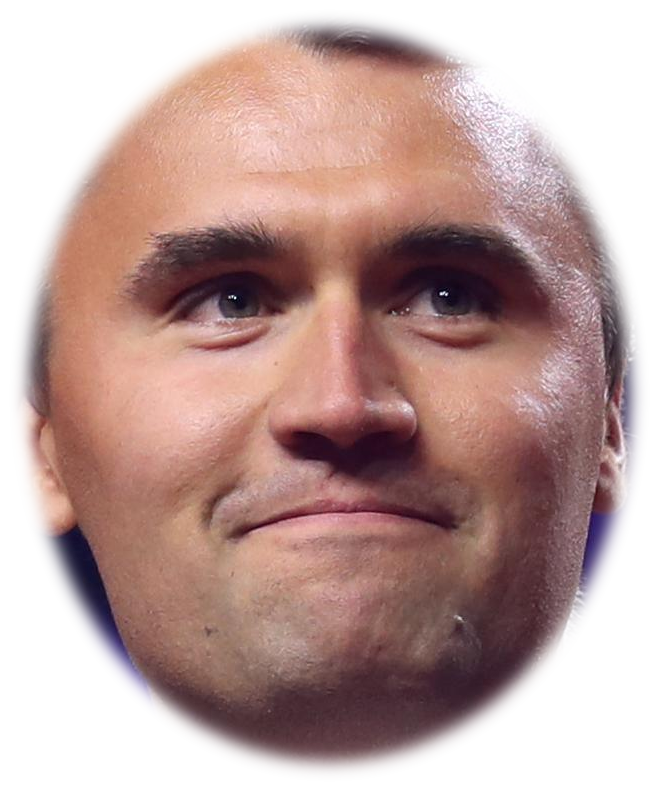
#> input picture studio/assets/charlie_kirk.png, 658 x 790 px; its folder holds only this picture in this run
$ python -i kirkify.py   (imports and definitions only)
#> lines starting #> are read from the running program, lines starting #| are printed output that depends on the picture; after the words box and inside, x2 and y2 are one past the last pixel; in counts of white or black regions, pixels touching at a corner belong together
#> further down, picture is the input picture: PIL image 658x790 RGBA; mean R, G, B, A 127.9, 92, 98.4, 168.3
### studio/settings.py
import os
import json
from pathlib import Path

ROOT = Path(__file__).resolve().parents[1]
STATE = ROOT / '.studio'
CONFIG_FILE = STATE / 'config.json'

def load_config():
    if CONFIG_FILE.is_file():
        try:
            return json.loads(CONFIG_FILE.read_text(encoding='utf-8'))
        except Exception:
            pass
    return {}

# [6 lines left out: function save_config, not called in this run]

DEFAULT_PHOTO_ROOT = ROOT.parent / 'FOTOS JAPON' if (ROOT.parent / 'FOTOS JAPON').is_dir() else ROOT
_saved_root = load_config().get('default_photo_root')
if _saved_root and Path(_saved_root).is_dir():
    DEFAULT_PHOTO_ROOT = Path(_saved_root).resolve()

PHOTO_ROOT = Path(os.environ.get('PHOTO_ROOT', DEFAULT_PHOTO_ROOT)).resolve()
OUTPUT = PHOTO_ROOT / 'PROCCESED' / 'PERFILES'
DARKTABLE = Path(os.environ.get('DARKTABLE_MCP', str(Path.home() / 'AppData/Local/Programs/darktable-mcp-nightly/bin/darktable-mcp.exe')))
MODEL_URL = os.environ.get('MODEL_URL', 'http://127.0.0.1:8081/v1')
CAMERA_RAW_EXTENSIONS = {'.arw', '.cr2', '.cr3', '.nef', '.nrw', '.dng', '.raf', '.rw2', '.orf', '.pef', '.srw', '.srf', '.raw'}
RAW_EXTENSIONS = CAMERA_RAW_EXTENSIONS | {'.jpg', '.jpeg', '.png', '.tif', '.tiff', '.webp'}

MODEL_DIR = STATE / 'models' / 'qwen3-vl-4b'
MODEL_FILE = MODEL_DIR / 'Qwen3VL-4B-Instruct-Q4_K_M.gguf'
MMPROJ_FILE = MODEL_DIR / 'mmproj-Qwen3VL-4B-Instruct-F16.gguf'

### studio/kirkify.py
"""Charlie Kirk Face Fusion & Transformation Engine for Local RAW Studio.

Performs genuine facial fusion (Face Blend / Face Morph) between Charlie Kirk and
detected faces in photographs:
- 4-point facial landmark alignment (eyes, nose, mouth) using partial affine estimation.
- Warps Charlie Kirk's facial anatomy to match the person's head tilt, perspective, and scale.
- Matches skin tone, melanin, white balance, and luminance statistics in LAB color space.
- Seamless Poisson cloning and feathered gradient fusion, preserving
  hair, jawline, ears, neck, and ambient scene lighting.
"""
from pathlib import Path
import cv2
import numpy as np
from PIL import Image

from .settings import ROOT

ASSET_DIR = ROOT / 'studio' / 'assets'
ASSET_PATH = ASSET_DIR / 'charlie_kirk.png'

# Pre-load cascades
_FRONTAL_CASCADE = None
_PROFILE_CASCADE = None
_EYE_CASCADE = None
_EYE_GLASSES_CASCADE = None

# Cached Kirk facial asset data
_KIRK_FACE_CACHE = None


def _get_cascades():
    global _FRONTAL_CASCADE, _PROFILE_CASCADE, _EYE_CASCADE, _EYE_GLASSES_CASCADE
    if _FRONTAL_CASCADE is None:
        _FRONTAL_CASCADE = cv2.CascadeClassifier(cv2.data.haarcascades + 'haarcascade_frontalface_default.xml')
        _PROFILE_CASCADE = cv2.CascadeClassifier(cv2.data.haarcascades + 'haarcascade_profileface.xml')
        _EYE_CASCADE = cv2.CascadeClassifier(cv2.data.haarcascades + 'haarcascade_eye.xml')
        _EYE_GLASSES_CASCADE = cv2.CascadeClassifier(cv2.data.haarcascades + 'haarcascade_eye_tree_eyeglasses.xml')
    return _FRONTAL_CASCADE, _PROFILE_CASCADE, _EYE_CASCADE, _EYE_GLASSES_CASCADE


def get_kirk_asset(variant: str = 'frontal') -> Image.Image:
    """Load and return the RGBA Charlie Kirk asset."""
    variant_path = ASSET_DIR / f'charlie_kirk_{variant}.png'
    if variant != 'frontal' and variant_path.is_file():
        return Image.open(variant_path).convert('RGBA')
    if not ASSET_PATH.is_file():
        raise FileNotFoundError(f"Charlie Kirk asset not found at {ASSET_PATH}")
    return Image.open(ASSET_PATH).convert('RGBA')


def get_kirk_face_data():
    """Extract and cache the facial asset and landmark anchor points of Charlie Kirk."""
    global _KIRK_FACE_CACHE
    if _KIRK_FACE_CACHE is not None:
        return _KIRK_FACE_CACHE

    asset = get_kirk_asset('frontal')
    arr = np.asarray(asset)
    bgr = cv2.cvtColor(arr[..., :3], cv2.COLOR_RGB2BGR)
    alpha = arr[..., 3]
    kh, kw = bgr.shape[:2]

    # Exact landmarks on frontal asset:
    # Left eye, Right eye, Nose tip, Mouth center
    src_pts = np.float32([
        [218.5, 295.5],  # Left eye
        [440.0, 296.0],  # Right eye
        [329.0, 406.0],  # Nose tip
        [329.0, 501.0],  # Mouth center
    ])

    _KIRK_FACE_CACHE = (bgr, alpha, src_pts, kw, kh)
    return _KIRK_FACE_CACHE


# [10 lines left out: function _box_iou, not called in this run]


def detect_faces(im: Image.Image) -> list[dict]:
    """Detect real human faces and eyes using OpenCV CascadeClassifiers."""
    im_rgb = im.convert('RGB')
    w, h = im_rgb.size
    rgb_arr = np.asarray(im_rgb)

    gray = cv2.cvtColor(rgb_arr, cv2.COLOR_RGB2GRAY)
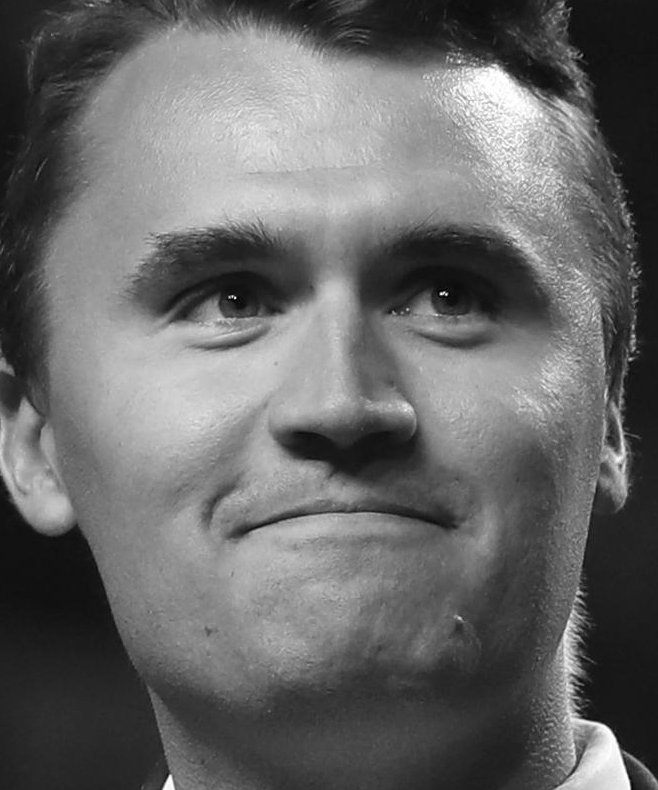
#> gray: shape (790, 658); min 1, max 255, mean 103.4
    frontal, profile, eye_cascade, glasses_cascade = _get_cascades()

    min_size = max(24, int(min(w, h) * 0.025))
    raw_boxes = []

    # 1. Frontal faces
    frontal_dets = frontal.detectMultiScale(
        gray, scaleFactor=1.1, minNeighbors=4, minSize=(min_size, min_size)
    )
#> frontal_dets = [[49, 76, 553, 553]]
    for fb in frontal_dets:
        raw_boxes.append((fb, False, 'frontal'))
#> this loop made 1 pass
#> after the loop, raw_boxes = [([49, 76, 553, 553], False, 'frontal')]

    # 2. Profile / turned faces
    profile_dets = profile.detectMultiScale(
        gray, scaleFactor=1.1, minNeighbors=4, minSize=(min_size, min_size)
    )
#> profile_dets = ()
    for pb in profile_dets:
        if not any(_box_iou(pb, fb[0]) > 0.35 for fb in raw_boxes):
            raw_boxes.append((pb, True, 'profile'))
#> this loop made 0 passes

    if not raw_boxes:
        return []

    # 3. Filter false positives via skin presence verification
    r = rgb_arr[..., 0].astype(np.float32) / 255.0
    g = rgb_arr[..., 1].astype(np.float32) / 255.0
    b = rgb_arr[..., 2].astype(np.float32) / 255.0
    lum = 0.2126 * r + 0.7152 * g + 0.0722 * b

    max_c = np.maximum(np.maximum(r, g), b)
    min_c = np.minimum(np.minimum(r, g), b)
    delta_c = max_c - min_c
    sat = np.where(max_c > 1e-4, delta_c / (max_c + 1e-6), 0.0)
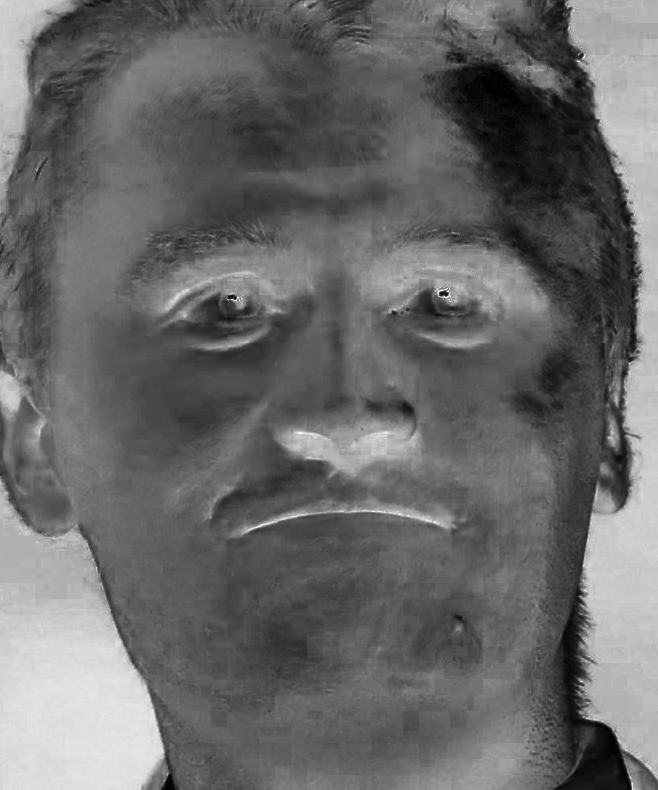
#> sat: shape (790, 658) float32; min 0, max 1, mean 0.414

    hsv_h = np.zeros_like(lum)
    mask_r = (max_c == r) & (delta_c > 1e-4)
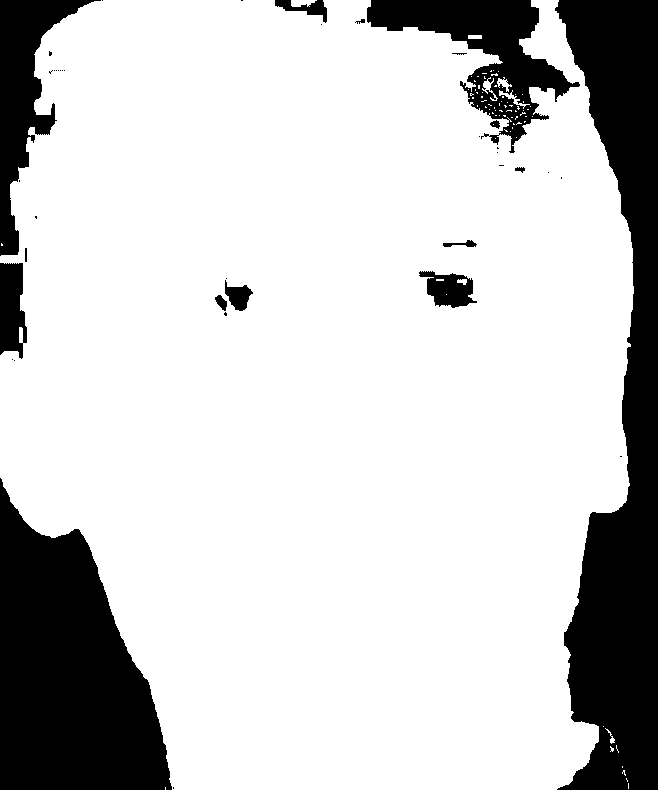
#> mask_r: shape (790, 658) bool; 79.9% white; 41 black regions (27 under 20 px), largest, box (x1, y1, x2, y2) and area: (555, 0, 658, 790) 45352, (0, 478, 172, 790) 34914, (367, 0, 580, 153) 10993
    mask_g = (max_c == g) & (delta_c > 1e-4)
#> mask_g: shape (790, 658) bool; 0.01% white in thin lines or dots, all inside (x1, y1, x2, y2) = (169, 73, 621, 790)
    mask_b = (max_c == b) & (delta_c > 1e-4)
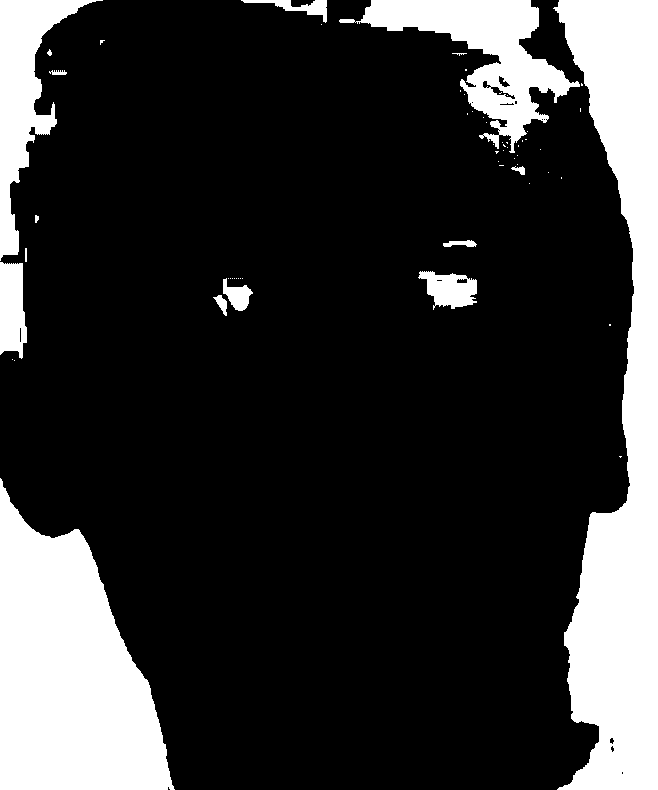
#> mask_b: shape (790, 658) bool; 20.5% white; 61 white regions (45 under 20 px), largest, box (x1, y1, x2, y2) and area: (553, 0, 658, 790) 45609, (0, 478, 175, 790) 34958, (339, 0, 580, 153) 11921
    hsv_h[mask_r] = ((g[mask_r] - b[mask_r]) / (delta_c[mask_r] + 1e-6)) % 6.0
    hsv_h[mask_g] = ((b[mask_g] - r[mask_g]) / (delta_c[mask_g] + 1e-6)) + 2.0
#> hsv_h: shape (790, 658) float32; min 0, max 5.99, mean 1.89
    hsv_h[mask_b] = ((r[mask_b] - g[mask_b]) / (delta_c[mask_b] + 1e-6)) + 4.0
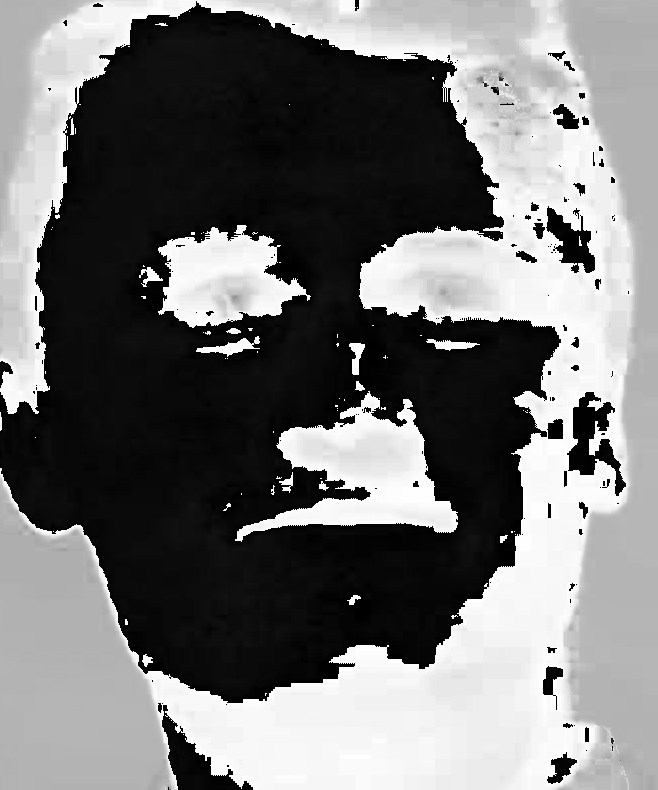
#> hsv_h: shape (790, 658) float32; min 0, max 5.99, mean 2.76; drawn with min black and max white
    hsv_h = (hsv_h / 6.0) % 1.0

    skin_mask = (
        (hsv_h >= 0.018) & (hsv_h <= 0.125) &
        (sat >= 0.12) & (sat <= 0.72) &
        (lum >= 0.12) & (lum <= 0.95) &
        (r > g) & (g > b)
    )
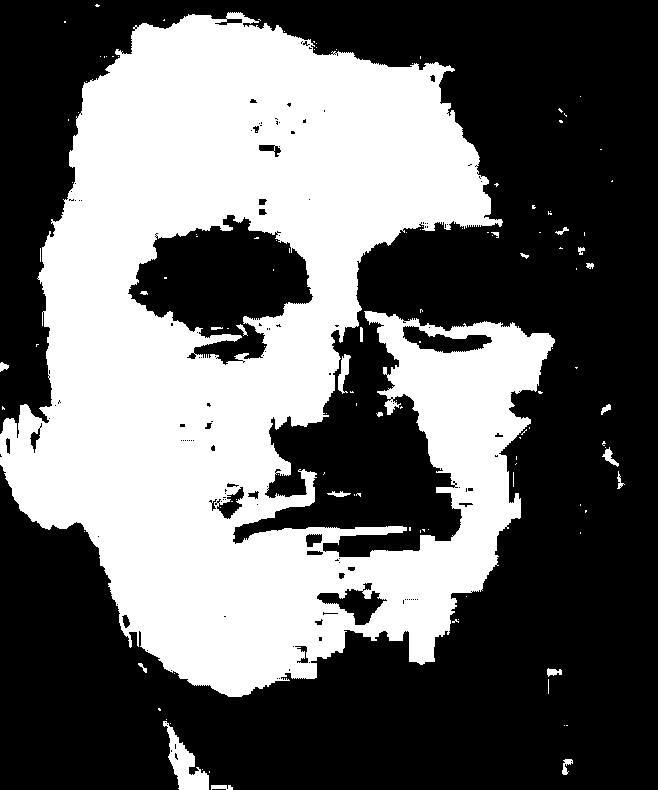
#> skin_mask: shape (790, 658) bool; 40.6% white; 122 white regions (100 under 20 px), largest, box (x1, y1, x2, y2) and area: (0, 12, 555, 697) 208258, (163, 721, 209, 790) 1277, (338, 354, 351, 394) 263

    verified_faces = []
    for ((fx, fy, fw, fh), is_profile, face_type) in raw_boxes:
        box_skin = skin_mask[fy:fy + fh, fx:fx + fw]
        skin_ratio = float(np.mean(box_skin)) if box_skin.size > 0 else 0.0

        if skin_ratio < 0.12:
            continue

        box_lum = lum[fy:fy + fh, fx:fx + fw]
        box_r = r[fy:fy + fh, fx:fx + fw]
        box_b = b[fy:fy + fh, fx:fx + fw]

        mean_lum = float(np.mean(box_lum)) if box_lum.size > 0 else 0.5
        mean_temp = float(np.mean(box_r - box_b)) if box_r.size > 0 else 0.0

        cx = int(fx + fw / 2)
        cy = int(fy + fh / 2)

        # Detect eyes in upper 65% of face box (with glasses fallback & tilt rotations)
        roi_y2 = fy + int(fh * 0.65)
        roi_gray = gray[fy:roi_y2, fx:fx + fw]
        eye_min = max(10, int(fw * 0.10))
        detected_eyes = eye_cascade.detectMultiScale(
            roi_gray, scaleFactor=1.1, minNeighbors=3, minSize=(eye_min, eye_min)
        )

        if len(detected_eyes) < 2:
            detected_g = glasses_cascade.detectMultiScale(
                roi_gray, scaleFactor=1.1, minNeighbors=2, minSize=(eye_min, eye_min)
            )
            if len(detected_g) >= 2:
                detected_eyes = detected_g

        if len(detected_eyes) < 2:
            rw, rh = roi_gray.shape[1], roi_gray.shape[0]
            r_center = (rw // 2, rh // 2)
            for test_ang in [-14, 14, -22, 22]:
                rot_mat = cv2.getRotationMatrix2D(r_center, test_ang, 1.0)
                rot_roi = cv2.warpAffine(roi_gray, rot_mat, (rw, rh), flags=cv2.INTER_LINEAR)
                r_eyes = eye_cascade.detectMultiScale(rot_roi, scaleFactor=1.1, minNeighbors=2, minSize=(eye_min, eye_min))
                if len(r_eyes) < 2:
                    r_eyes = glasses_cascade.detectMultiScale(rot_roi, scaleFactor=1.1, minNeighbors=2, minSize=(eye_min, eye_min))
                if len(r_eyes) >= 2:
                    inv_mat = cv2.getRotationMatrix2D(r_center, -test_ang, 1.0)
                    mapped_eyes = []
                    for (rex, rey, rew, reh) in r_eyes:
                        pt = inv_mat @ np.array([rex + rew / 2.0, rey + reh / 2.0, 1.0])
                        mapped_eyes.append((pt[0] - rew / 2.0, pt[1] - reh / 2.0, rew, reh))
                    detected_eyes = mapped_eyes
                    break

        tilt_deg = 0.0
        eye_coords = None

        if len(detected_eyes) >= 2:
            eyes_sorted = sorted(detected_eyes, key=lambda e: e[0])
            e1 = (fx + eyes_sorted[0][0] + eyes_sorted[0][2] / 2, fy + eyes_sorted[0][1] + eyes_sorted[0][3] / 2)
            e2 = (fx + eyes_sorted[1][0] + eyes_sorted[1][2] / 2, fy + eyes_sorted[1][1] + eyes_sorted[1][3] / 2)
            dx_eye = e2[0] - e1[0]
            dy_eye = e2[1] - e1[1]
            if dx_eye > (fw * 0.15):
                tilt_deg = float(np.degrees(np.arctan2(dy_eye, dx_eye)))
                eye_coords = (e1, e2)

        verified_faces.append({
            'fx': int(fx),
            'fy': int(fy),
            'width': int(fw),
            'height': int(fh),
            'cx': cx,
            'cy': cy,
            'area': int(fw * fh),
            'mean_lum': mean_lum,
            'mean_temp': mean_temp,
            'is_profile': is_profile,
            'face_type': face_type,
            'tilt_deg': tilt_deg,
            'eye_coords': eye_coords,
        })
#> this loop made 1 pass
#> (fx, fy, fw, fh, is_profile, face_type, skin_ratio, mean_lum) on pass 1: (49, 76, 553, 553, False, 'frontal', 0.593, 0.499)
#> pass 1, in detect_faces, `box_skin = skin_mask[fy:fy + fh, fx:fx + fw]`:
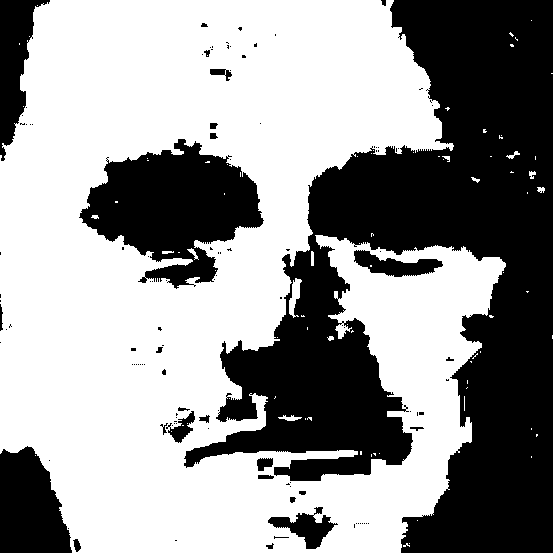
#> box_skin: shape (553, 553) bool; 59.3% white; 116 black regions (90 under 20 px), largest, box (x1, y1, x2, y2) and area: (184, 0, 553, 553) 95460, (79, 139, 264, 289) 15494, (0, 446, 72, 553) 5841
#> after the loop, verified_faces = 1 item
#> (the rest of the program and of its run is left out)
